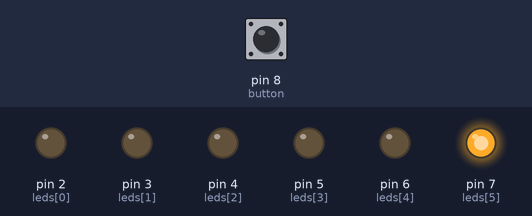
This sketch was run on a simulated Arduino Uno, built with avr-gcc and run on an emulated ATmega328P. Parts: output pins drawn as LEDs (lit = HIGH). Dashed ring = blinking. Inputs (shaded band) come from the test bench; at power-on: pin 8 (button) HIGH.

Above: at 1.27 s.
1.3 s: pin 8 (button) pulled LOW for 0.15 s
At 1.7 s:
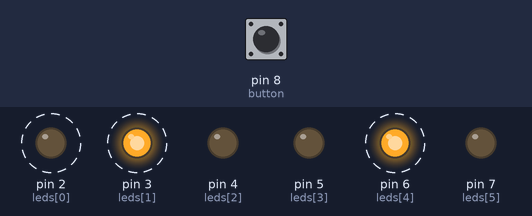
At 2.5 s:
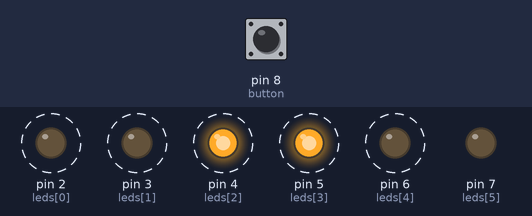
4.3 s: pin 8 (button) pulled LOW for 1 s
7.3 s: pin 8 (button) pulled LOW for 3.2 s
At 8.1 s:
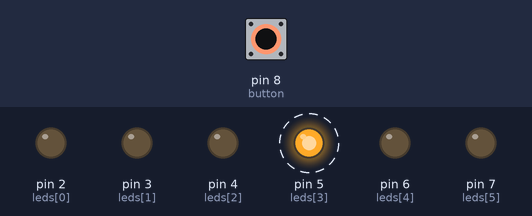
Timing chart, 0 to 18.0 s (numbered marks = the images above; inputs shaded):
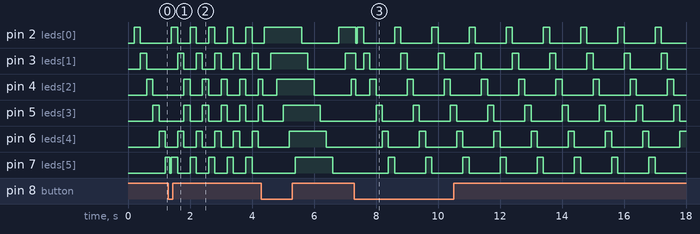

The sketch:

task_3.4.ino
```cpp
const int leds[] = {2, 3, 4, 5, 6, 7};
const int LED_COUNT = sizeof(leds) / sizeof(leds[0]);
const int button = 8;
int effect = 0;
int position = 0;
bool direction = true;
int lastReading = HIGH;
int buttonState = HIGH;
unsigned long debounceTimer = 0;
unsigned long effectTimer = 0;
void clearLeds() {
  for (int i = 0; i < LED_COUNT; i++) {
    digitalWrite(leds[i], LOW);
  }
}
void effectOne() {
  clearLeds();
  digitalWrite(leds[position], HIGH);
  position++;
  if (position >= LED_COUNT) {
    position = 0;
  }
}
void effectTwo() {
  clearLeds();
  digitalWrite(leds[position], HIGH);
  digitalWrite(leds[LED_COUNT - 1 - position], HIGH);
  position++;
  if (position >= (LED_COUNT + 1) / 2) {
    position = 0;
  }
}
void effectThree() {
  digitalWrite(leds[position], direction ? HIGH : LOW);
  position++;
  if (position >= LED_COUNT) {
    position = 0;
    direction = !direction;
  }
}
void setup() {
  for (int i = 0; i < LED_COUNT; i++) {
    pinMode(leds[i], OUTPUT);
  }
  pinMode(button, INPUT_PULLUP);
  clearLeds();
}
void loop() {
  int reading = digitalRead(button);

  if (reading != lastReading) {
    debounceTimer = millis();
  }
  if (millis() - debounceTimer > 50) {
    if (reading != buttonState) {
      buttonState = reading;
      if (buttonState == LOW) {
        effect++;
        if (effect > 2) {
          effect = 0;
        }
        position = 0;
        direction = true;
        clearLeds();
      }
    }
  }
  lastReading = reading;
  if (millis() - effectTimer >= 200) {
    effectTimer = millis();
    if (effect == 0) {
      effectOne();
    } else if (effect == 1) {
      effectTwo();
    } else {
      effectThree();
    }
  }
}
```

Measured:
- after the input at 1.3 s, pin 2 (leds[0]): alternates HIGH for 0.20 s and LOW for 0.40 s, starting after 0.70 s; pin 3 (leds[1]): alternates HIGH for 0.20 s and LOW for 0.40 s, starting after 0.90 s
- after the input at 7.3 s, pin 5 (leds[3]): alternates HIGH for 0.20 s and LOW for 1.0 s, starting after 0.70 s; pin 6 (leds[4]): alternates HIGH for 0.20 s and LOW for 1.0 s, starting after 0.90 s; pin 7 (leds[5]): alternates HIGH for 0.20 s and LOW for 1.0 s, starting after 1.1 s
